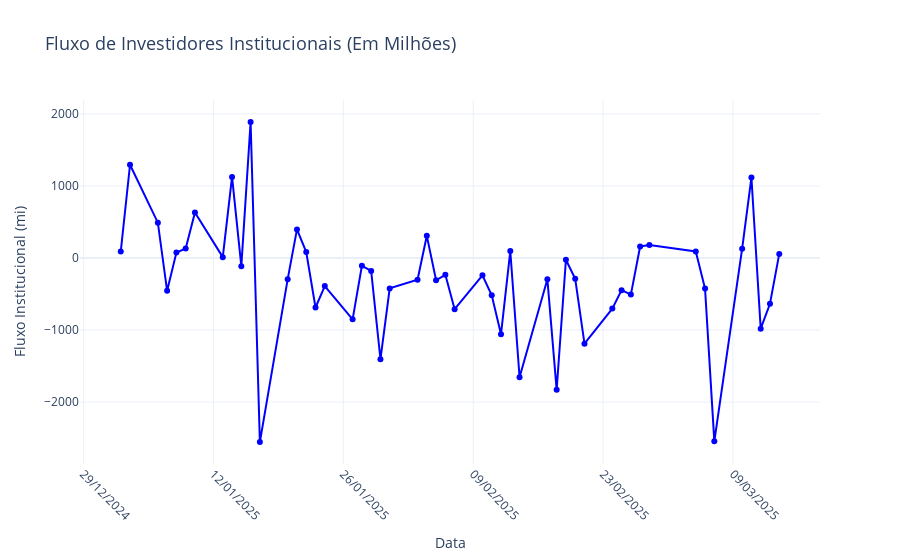

The notebook cell this image was saved under:
### Markdown cell above
# Fluxo de Investidores Institucional

### Code cell
import pandas as pd
import requests
from bs4 import BeautifulSoup
import plotly.graph_objects as go
from datetime import datetime

# URL do site
url = "https://www.dadosdemercado.com.br/fluxo"

# Fazer a requisição HTTP para obter o conteúdo da página
response = requests.get(url)
if response.status_code == 200:
    soup = BeautifulSoup(response.content, 'html.parser')

    # Encontrar a tabela na página
    tabela_html = soup.find('table')  # Localiza a primeira tabela na página
    if tabela_html:
        # Ler a tabela HTML com pandas
        tabela = pd.read_html(str(tabela_html))[0]

        # Verificar os nomes das colunas
        print("Colunas disponíveis na tabela:", tabela.columns)

        # Garantir que a coluna 'Data' esteja no formato datetime
        tabela['Data'] = pd.to_datetime(tabela['Data'], format='%d/%m/%Y', errors='coerce')

        # Verificar se a coluna 'Institucional' existe
        if 'Institucional' in tabela.columns:
            # Converter os valores da coluna 'Institucional' para numérico
            tabela['Institucional'] = tabela['Institucional'].str.replace(' mi', '')  # Remover 'mi'
            tabela['Institucional'] = tabela['Institucional'].str.replace('.', '', regex=False)  # Remover separadores de milhares
            tabela['Institucional'] = tabela['Institucional'].str.replace(',', '.', regex=False).astype(float)

            # Filtrar os dados a partir do início do ano atual
            inicio_ano = datetime(datetime.now().year, 1, 1)  # Primeiro dia do ano atual
            tabela_filtrada = tabela[tabela['Data'] >= inicio_ano]

            # Criar o gráfico de linha com a coluna 'Institucional'
            fig = go.Figure()

            # Adicionar a linha conectando os valores de 'Institucional'
            fig.add_trace(go.Scatter(
                x=tabela_filtrada['Data'],  # Eixo X: coluna Data
                y=tabela_filtrada['Institucional'],  # Eixo Y: fluxo institucional
                mode='lines+markers',
                name='Institucional',
                line=dict(color='blue'),
                marker=dict(size=6, color='blue', symbol='circle')
            ))

            # Personalizar o layout
            fig.update_layout(
                title='Fluxo de Investidores Institucionais (Em Milhões)',
                xaxis_title='Data',
                yaxis_title='Fluxo Institucional (mi)',
                template='plotly_white',
                xaxis=dict(
                    tickformat='%d/%m/%Y',  # Formatar as datas no eixo X
                    tickangle=45,           # Rotacionar os rótulos do eixo X
                    showgrid=True,          # Mostrar linhas de grade no eixo X
                    tickmode='auto',        # Ajustar automaticamente os rótulos
                    nticks=10               # Limitar o número de rótulos no eixo X
                ),
                yaxis=dict(
                    showgrid=True,          # Mostrar linhas de grade no eixo Y
                    rangemode='tozero'      # Garantir que o eixo Y comece no zero
                ),
                title_font_size=18,
                xaxis_title_font_size=14,
                yaxis_title_font_size=14
            )

            # Exibir o gráfico
            fig.show()
        else:
            print("A coluna 'Institucional' não foi encontrada na tabela. Verifique os nomes das colunas.")
    else:
        print("Tabela não encontrada na página.")
else:
    print(f"Erro ao acessar o site: {response.status_code}")

### Figure 1 — Plotly figure (JSON) as saved in the notebook; plotly's stock layout.template omitted (floating-point values rounded to 4 significant figures)
{"data": [{"line": {"color": "blue"}, "marker": {"color": "blue", "size": 6, "symbol": "circle"}, "mode": "lines+markers", "name": "Institucional", "type": "scatter", "x": ["2025-03-14T00:00:00.000000000", "2025-03-13T00:00:00.000000000", "2025-03-12T00:00:00.000000000", "2025-03-11T00:00:00.000000000", "2025-03-10T00:00:00.000000000", "2025-03-07T00:00:00.000000000", "2025-03-06T00:00:00.000000000", "2025-03-05T00:00:00.000000000", "2025-02-28T00:00:00.000000000", "2025-02-27T00:00:00.000000000", "2025-02-26T00:00:00.000000000", "2025-02-25T00:00:00.000000000", "2025-02-24T00:00:00.000000000", "2025-02-21T00:00:00.000000000", "2025-02-20T00:00:00.000000000", "2025-02-19T00:00:00.000000000", "2025-02-18T00:00:00.000000000", "2025-02-17T00:00:00.000000000", "2025-02-14T00:00:00.000000000", "2025-02-13T00:00:00.000000000", "2025-02-12T00:00:00.000000000", "2025-02-11T00:00:00.000000000", "2025-02-10T00:00:00.000000000", "2025-02-07T00:00:00.000000000", "2025-02-06T00:00:00.000000000", "2025-02-05T00:00:00.000000000", "2025-02-04T00:00:00.000000000", "2025-02-03T00:00:00.000000000", "2025-01-31T00:00:00.000000000", "2025-01-30T00:00:00.000000000", "2025-01-29T00:00:00.000000000", "2025-01-28T00:00:00.000000000", "2025-01-27T00:00:00.000000000", "2025-01-24T00:00:00.000000000", "2025-01-23T00:00:00.000000000", "2025-01-22T00:00:00.000000000", "2025-01-21T00:00:00.000000000", "2025-01-20T00:00:00.000000000", "2025-01-17T00:00:00.000000000", "2025-01-16T00:00:00.000000000", "2025-01-15T00:00:00.000000000", "2025-01-14T00:00:00.000000000", "2025-01-13T00:00:00.000000000", "2025-01-10T00:00:00.000000000", "2025-01-09T00:00:00.000000000", "2025-01-08T00:00:00.000000000", "2025-01-07T00:00:00.000000000", "2025-01-06T00:00:00.000000000", "2025-01-03T00:00:00.000000000", "2025-01-02T00:00:00.000000000"], "y": [56.5, -635.6, -980.2, 1117.0, 129.4, -2545.0, -424.4, 90.85, 178.8, 159.6, -507.6, -445.9, -702.3, -1189.0, -289.4, -24.63, -1830.0, -295.8, -1655.0, 96.19, -1058.0, -517.1, -240.3, -710.9, -234.0, -309.5, 307.7, -302.6, -421.6, -1406.0, -180.2, -109.3, -851.3, -389.2, -686.7, 82.75, 396.7, -293.5, -2554.0, 1888.0, -113.3, 1126.0, 11.83, 632.6, 132.4, 74.72, -454.7, 490.1, 1294.0, 89.3]}], "layout": {"title": {"font": {"size": 18}, "text": "Fluxo de Investidores Institucionais (Em Milhões)"}, "xaxis": {"nticks": 10, "showgrid": true, "tickangle": 45, "tickformat": "%d/%m/%Y", "tickmode": "auto", "title": {"font": {"size": 14}, "text": "Data"}}, "yaxis": {"rangemode": "tozero", "showgrid": true, "title": {"font": {"size": 14}, "text": "Fluxo Institucional (mi)"}}}}
